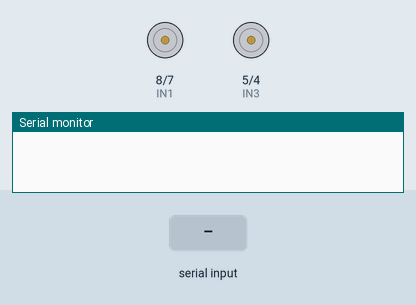
This sketch was run on a simulated Arduino Uno, built with avr-gcc and run on an emulated ATmega328P. Parts: motor-driver pin pairs drawn as motors (green arrow = first pin HIGH = forward, orange = second pin HIGH = backward, longer = more drive, scaled by the enable pin), the last lines printed to the serial monitor. The test bench sets the inputs (shaded band).

Above: at 1.2 s.
1.3 s: "F" received over the second serial link
At 2.3 s:
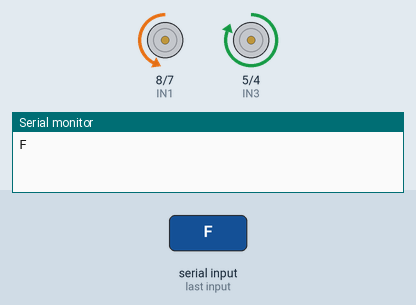
2.8 s: "R" received over the second serial link
At 3.4 s:
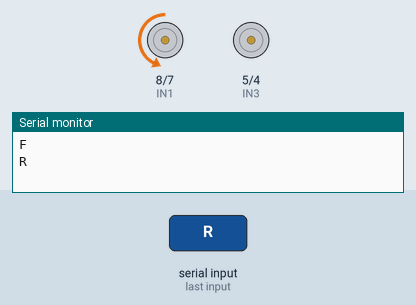
4.3 s: "L" received over the second serial link
At 5.5 s:
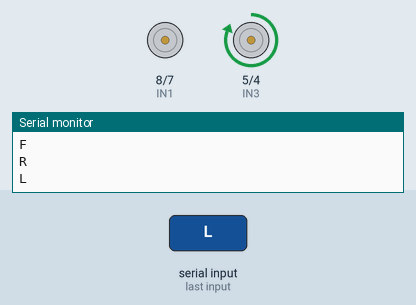
5.8 s: "B" received over the second serial link
At 6.9 s:
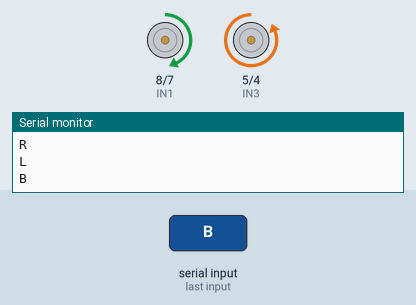
Timing chart, 0 to 8.3 s (numbered marks = the images above; inputs shaded):
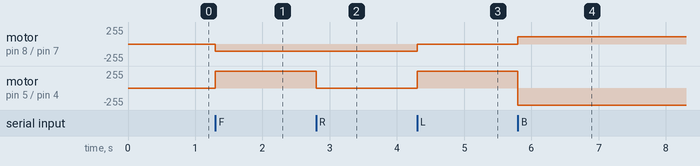

The sketch:

blu.ino
```cpp
#include <SoftwareSerial.h>

#define RX 11
#define TX 10
#define ENA 9
#define IN1 8
#define IN2 7
#define IN3 5
#define IN4 4
#define ENB 3

SoftwareSerial blu (RX,TX);

#define power 110
#define leftpower 255

void setup() {
  // put your setup code here, to run once:
  blu.begin(9600);
  Serial.begin(9600);
  pinMode(ENA,OUTPUT);
  pinMode(ENB,OUTPUT);
  pinMode(IN1,OUTPUT);
  pinMode(IN2,OUTPUT);
  pinMode(IN3,OUTPUT);
  pinMode(IN4,OUTPUT);
}

void loop() {
  // put your main code here, to run repeatedly:
  char data;
  if(blu.available()>0)
  {
    data = blu.read();
    Serial.println(data);
  }

  if (data == 'F')
  {
    Forward();
  }else if (data == 'S')
  {
    Stop();
  }else if (data == 'R')
  {
    Right();
  }else if (data == 'L')
  {
    Left();
  }else if (data == 'B')
  {
     Backword();
  }
}


void Forward()
{
  digitalWrite(IN1,LOW);
  digitalWrite(IN2,HIGH);
  digitalWrite(IN3,HIGH);
  digitalWrite(IN4,LOW);

  analogWrite(ENA,power);
  analogWrite(ENB,leftpower);

}

void Right()
{
  digitalWrite(IN1,LOW);
  digitalWrite(IN2,HIGH);
  digitalWrite(IN3,LOW);
  digitalWrite(IN4,LOW);

  analogWrite(ENA,power);
  analogWrite(ENB,leftpower);

}
void Left()
{
  digitalWrite(IN1,LOW);
  digitalWrite(IN2,LOW);
  digitalWrite(IN3,HIGH);
  digitalWrite(IN4,LOW);

  analogWrite(ENA,power);
  analogWrite(ENB,leftpower);

}
void Stop()
{
  digitalWrite(IN1,LOW);
  digitalWrite(IN2,LOW);
  digitalWrite(IN3,LOW);
  digitalWrite(IN4,LOW);

  analogWrite(ENA,0);
  analogWrite(ENB,0);

}
void Backword()
{
  digitalWrite(IN1,HIGH);
  digitalWrite(IN2,LOW);
  digitalWrite(IN3,LOW);
  digitalWrite(IN4,HIGH);

  analogWrite(ENA,power);
  analogWrite(ENB,leftpower);

}
```

Measured:
- after the input at 1.3 s, motor on pin 8 (IN1) / pin 7 (IN2): stopped → backward 110/255 at once; motor on pin 5 (IN3) / pin 4 (IN4): stopped → forward 255/255 at once
- after the input at 2.8 s, motor on pin 5 (IN3) / pin 4 (IN4): forward 255/255 → stopped at once
- after the input at 4.3 s, motor on pin 8 (IN1) / pin 7 (IN2): backward 110/255 → stopped at once; motor on pin 5 (IN3) / pin 4 (IN4): stopped → forward 255/255 at once
- after the input at 5.8 s, motor on pin 8 (IN1) / pin 7 (IN2): stopped → forward 110/255 at once; motor on pin 5 (IN3) / pin 4 (IN4): forward 255/255 → backward 255/255 at once
